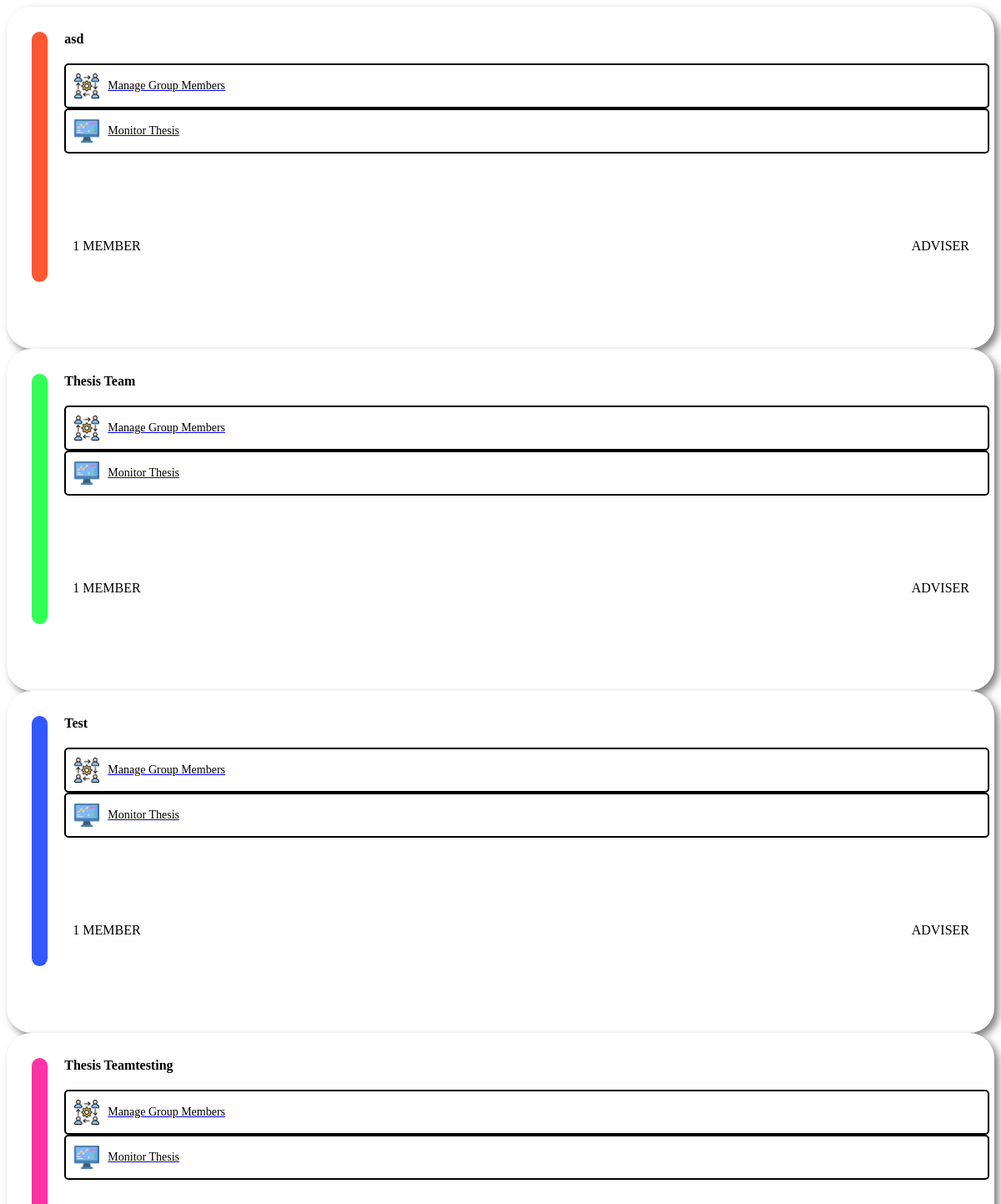
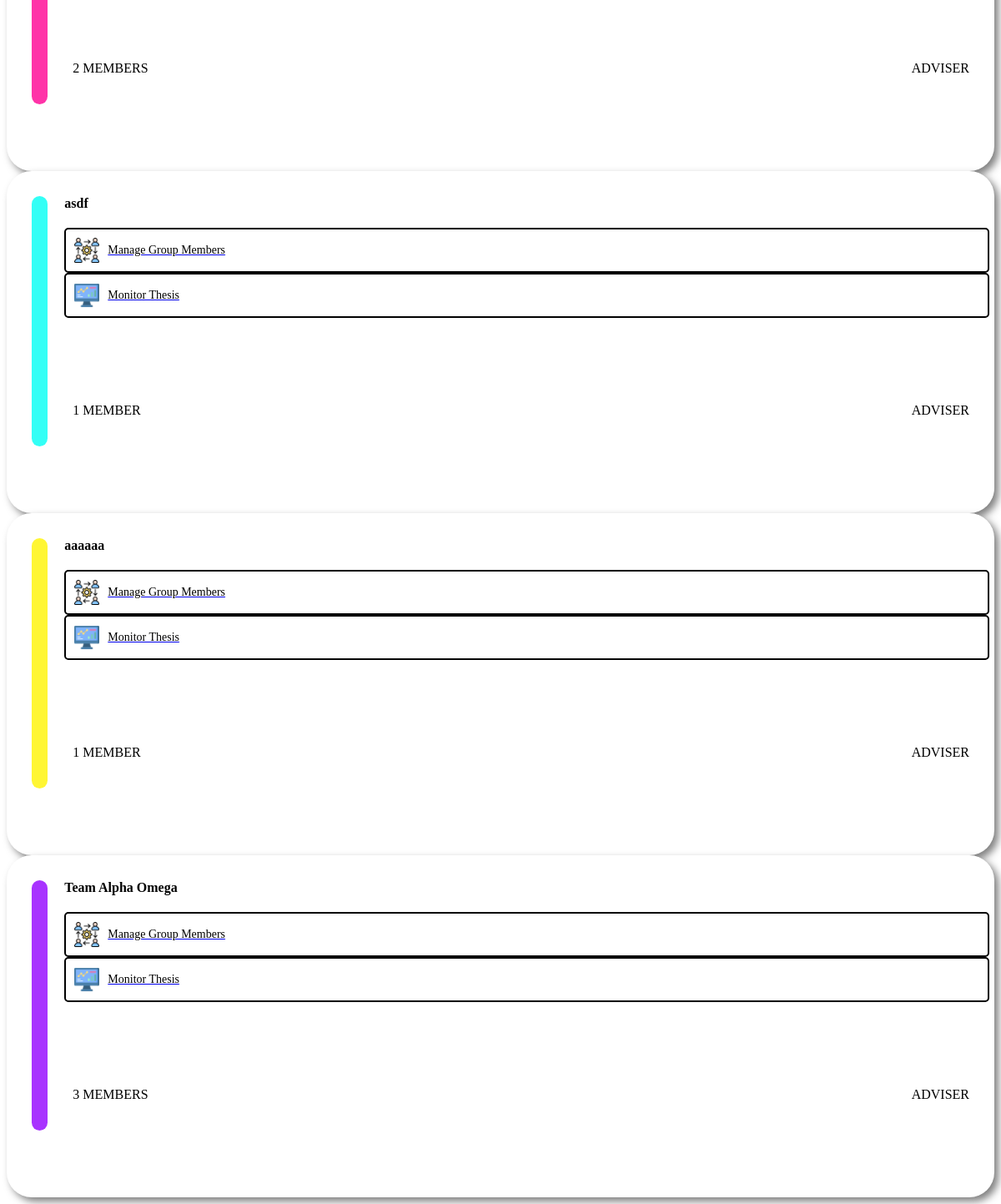
Screenshot of /admin/searchgroup.php with the database file from the repository (2 pictures, top to bottom).
### tables this page shows
CREATE TABLE `teams` (
  `teams_id` int(11) NOT NULL,
  `adviser_id` int(11) NOT NULL,
  `users_id` int(11) NOT NULL,
  `name` text NOT NULL,
  `thesis_title` varchar(255) DEFAULT NULL,
  `status` int(1) NOT NULL,
  `grade` double DEFAULT NULL,
  `adviser_status` int(1) NOT NULL DEFAULT 5,
  `date` datetime NOT NULL DEFAULT current_timestamp(),
  `date_response` date DEFAULT NULL,
  `coor_approval` varchar(255) DEFAULT NULL,
  `ca_upload_date` date DEFAULT NULL,
  `defense_fee` varchar(255) DEFAULT NULL,
  `df_upload_date` date DEFAULT NULL,
  `coor_approval4` varchar(255) DEFAULT NULL,
  `ca_upload_date4` date DEFAULT NULL,
  `defense_fee4` varchar(255) DEFAULT NULL,
  `df_upload_date4` date DEFAULT NULL
);

### config/config.php (called while the page is built, shortened)
<?php
class Connection {
    private $servername = "localhost";
    private $username = "root";
    private $password = "";
    private $dbname = "dlsu";
    private $port = 3307;
    public function conn() {
        try {
            $this->dsn = "mysql:host=".$this->servername.";port=".$this->port.";dbname=".$this->dbname;
            $this->pdo = new PDO($this->dsn, $this->username, $this->password, [
                PDO::ATTR_ERRMODE => PDO::ERRMODE_EXCEPTION,
                PDO::ATTR_DEFAULT_FETCH_MODE => PDO::FETCH_ASSOC
            ]);
            return $this->pdo;
        } catch (PDOException $e) {
            die("Connection failed: " . $e->getMessage());
        }
    }
}
?>

### admin/searchgroup.php (the view, shortened to what this page needs)
<?php
  include '../config/config.php';
  class data extends Connection{
    public function managedata(){
?>
<?php
            $colors = ['#FF5733', '#33FF57', '#3357FF', '#FF33A8', '#33FFF6', '#FFF633', '#A833FF'];
            $colorIndex = 0;
            if ($_SESSION['type'] == 1) {
              if (isset($_POST['selectdepartment'])) {
                $sql = "SELECT * FROM teams INNER JOIN users ON teams.users_id=users.id WHERE users.department='".$_POST['selectdepartment']."' AND teams.adviser_id='".$_SESSION['id']."'";
              } else {
                $search = $_POST['search'];
                if ($search == "" OR !isset($search)) {
                  $sql = "SELECT * FROM teams INNER JOIN users ON teams.users_id=users.id WHERE teams.adviser_id='".$_SESSION['id']."'";
                } else {
                  $sql = "SELECT * FROM teams INNER JOIN users ON teams.users_id=users.id WHERE name LIKE '%$search%' AND teams.adviser_id='".$_SESSION['id']."' LIMIT 5";
                }
              }
            } else {
              if (isset($_POST['selectdepartment'])) {
                $sql = "SELECT * FROM teams INNER JOIN users ON teams.users_id=users.id WHERE users.department='".$_POST['selectdepartment']."'";
              } else {
                $search = $_POST['search'];
                if ($search == "" OR !isset($search)) {
                  $sql = "SELECT * FROM teams INNER JOIN users ON teams.users_id=users.id";
                } else {
                  $sql = "SELECT * FROM teams INNER JOIN users ON teams.users_id=users.id WHERE name LIKE '%$search%' LIMIT 5";
                }
              }
            }
            $stmt = $this->conn()->query($sql);
            while ($row = $stmt->fetch()) {
              $sql2 = "SELECT *,COUNT(teams_member_id) AS total FROM teams_member WHERE teams_id='".$row['teams_id']."'";
            $stmt2 = $this->conn()->query($sql2);
            $row2 = $stmt2->fetch();
            $total = $row2['total'];
            $generateColor = $colors[$colorIndex];
            $colorIndex = ($colorIndex + 1) % count($colors);
             ?>
              <div class="grp-box col-lg-4 col-12">
                  <div class="small-box" style="box-shadow: 5px 5px 10px rgb(0, 0, 0, .5);background-color:white !important;color:#000;border-radius: 30px;height: 350px;padding: 30px;">
                    <div class="" style="display: flex;width: 100%;">
                      <div style="height: 300px;width: 20px;background: <?php echo $generateColor; ?>;border-radius: 10px;">
                      </div>
                      <div style="width: 100%;margin-left: 20px;">
                        <div style="display: flex;justify-content: space-between;">
                          <h4 style="margin: unset;"><?php echo $row['name']; ?></h4>
                        </div>
                        <div style="height: 230px;">
                            <div style="display:flex; flex-direction: column; width: 100%;">
                                <div style="margin-top:20px;">
                                    <a href="managegroupmembersdetails.php?teams_id=<?php echo $row['teams_id'] ?>">
                                      <div class="small-box" style="border: 2px solid #000;color:#000;border-radius: 5px;height: 50%;width: 100%;padding: 10px;">
                                        <div style="display:flex; justify-content:left; align-items:center;">
                                          <img src="../images/Manage Group Icon.png" style="margin-right:10px;" width="30px">
                                          <p style="font-size: 14px; margin:0;">Manage Group Members</p>
                                        </div>
                                      </div>
                                    </a>
                                </div>
                                <div class="col-12">
                                    <a href="monitorthesis.php?teams_id=<?php echo $row['teams_id'] ?>">
                                      <div class="small-box" style="border: 2px solid #000;color:#000;border-radius: 5px;height: 50%;width: 100%;padding: 10px;">
                                        <div style="display: flex; justify-content:left; align-items:center;">
                                          <img src="../images/Monitor Thesis Icon.png" style="margin-right:10px;" width="30px">
                                          <p style="margin: unset; font-size: 14px;">Monitor Thesis</p>
                                        </div>
                                      </div>
                                    </a>
                                </div>
                            </div>
                        </div>
                        <div style="display: flex;justify-content: space-between;">
                          <div style="display: flex;place-items: center;">
                            <p style="margin: unset;font-size: 16px;margin-left: 10px;"><?php echo $total; ?>
                              <?php
                              if ($total >= 2) {
                                echo 'MEMBERS';
                              } else {
                                echo 'MEMBER';
                              }
                              ?>
                            </p>
                          </div>
                          <div style="display: flex;place-items: center;">
                            <p style="margin: unset;font-size: 16px;margin-left: 10px;">ADVISER
                            </p>
                          </div>
                        </div>
                      </div>
                    </div>
                  </div>
              </div>
            <?php } ?>
      <?php } } $data = new data(); $data->managedata(); ?>

### rows the page displays
teams: name "asd", total "1", shows "MEMBER"
teams: name "Thesis Team", total "1", shows "MEMBER"
teams: name "Test", total "1", shows "MEMBER"
teams: name "Thesis Teamtesting", total "2", shows "MEMBERS"
teams: name "asdf", total "1", shows "MEMBER"
teams: name "aaaaaa", total "1", shows "MEMBER"
teams: name "Team Alpha Omega", total "3", shows "MEMBERS"
